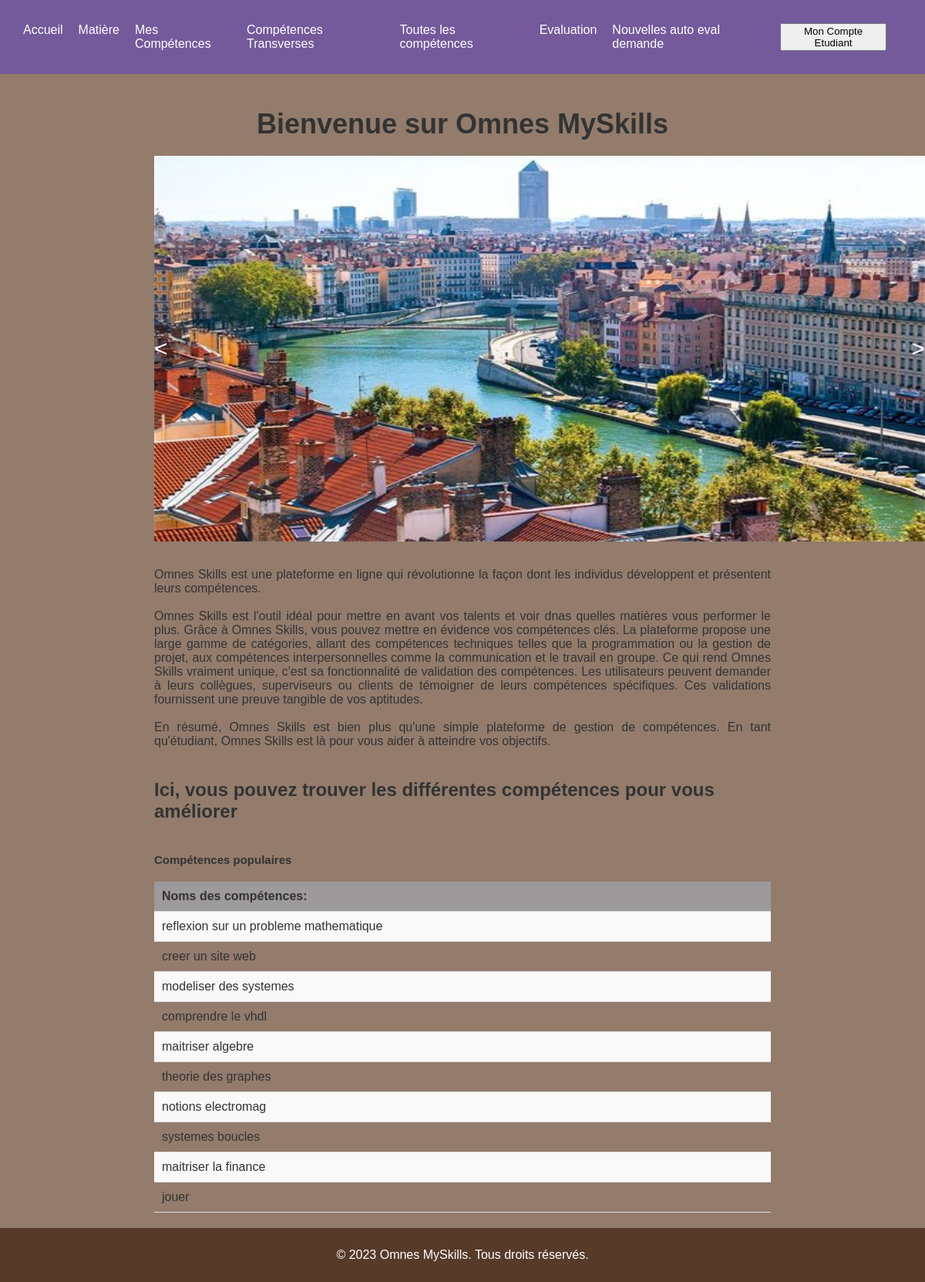
The page /accueil/accueiletudiant/pageaccueiletudiant.php on the database its author committed.
### tables this page shows
CREATE TABLE `competences` (
  `id` int(50) NOT NULL,
  `nom` varchar(200) NOT NULL,
  `statut` varchar(200) NOT NULL,
  `datecreation` date DEFAULT NULL,
  `datelimite` date DEFAULT NULL,
  `ecole` varchar(255) NOT NULL DEFAULT 'ECE'
);

### accueil/accueiletudiant/pageaccueiletudiant.php (the view, shortened to what this page needs)
<?php
require_once '../../BDD/init.php';
$requete2 = mysqli_query($conn, ' SELECT nom FROM competences ');
?>
<!DOCTYPE html>
<html>
<head>
  <link rel="stylesheet" type="text/css" href="pageaccueiletudiant5.css">
</head>
<body>
  <header>
    <div class="flex-container">
      <div><a href="#">Accueil</a></div>
      <div><a href="../accueiletudiant/matieresetudiant/matieres.html">Matière</a></div>
      <div><a href="../accueiletudiant/mescompetences/mescompetences.html">Mes Compétences</a></div>
      <div><a href="#">Compétences Transverses</a></div>
      <div><a href="../accueiletudiant/toutescompetences/toutescompetences.html">Toutes les compétences</a></div>
      <div><a href="../accueiletudiant/evaluation/evaluation.php">Evaluation</a></div>
      <div><a href="../accueiletudiant/nouvellesautoevaldemande/nouvellesautoevaldemande.php">Nouvelles auto eval demande</a></div>
    </div>
    <div class="flex-container1">
      <div><button id="open-popup">Mon Compte Etudiant</button></div>
    </div>
  </header>
  <main>
    <h1>Bienvenue sur Omnes MySkills</h1>
    <div class="carousel">
      <img src="lyon1.jpg" class="slide active" />
      <div class="controls">
        <span id="prev">&lt;</span>
        <span id="next">&gt;</span>
      </div>
    </div>
    <p class="article"><br>
      Omnes Skills est une plateforme en ligne qui révolutionne la façon dont les individus développent et présentent leurs compétences.</br>
      <br> Omnes Skills est l'outil idéal pour mettre en avant vos talents et voir dnas quelles matières vous performer le plus.
      Grâce à Omnes Skills, vous pouvez mettre en évidence vos compétences clés. La plateforme propose une large gamme de catégories, allant des compétences techniques telles que la programmation ou la gestion de projet, aux compétences interpersonnelles comme la communication et le travail en groupe.
      Ce qui rend Omnes Skills vraiment unique, c'est sa fonctionnalité de validation des compétences. Les utilisateurs peuvent demander à leurs collègues, superviseurs ou clients de témoigner de leurs compétences spécifiques. Ces validations fournissent une preuve tangible de vos aptitudes.</br>
      <br> En résumé, Omnes Skills est bien plus qu'une simple plateforme de gestion de compétences. En tant qu'étudiant, Omnes Skills est là pour vous aider à atteindre vos objectifs.</br>
    </p>
    <h2> Ici, vous pouvez trouver les différentes compétences pour vous améliorer</h2>
    <h3>Compétences populaires</h3>
    <table>
      <th>Noms des compétences:</th>
      <?php while ($donnees = mysqli_fetch_assoc($requete2)) {
      ?>
        <tr>
          <td>
            <?php echo $donnees['nom']; ?> </td>
        </tr>
      <?php } ?>
    </table>
  </main>
  <footer>
    <p>© 2023 Omnes MySkills. Tous droits réservés.</p>
  </footer>
</body>
</html>

### accueil/accueiletudiant/pageaccueiletudiant5.css (style rules this page uses)
body { margin: 0; padding: 0; font-family: Arial, sans-serif; font-size: 16px; color: #333333; background-color: hsl(24, 15%, 50%); }
header { background-color: #74599b; color: #ffffff; padding: 30px; display: flex; justify-content: space-between; align-items: center; }
.article { text-align:justify; }
.flex-container { margin: 0; padding: 0; list-style: none; display: flex; }
.flex-container > div { margin-right: 20px; }
.flex-container > div a { color: #ffffff; text-decoration: none; }
.flex-container1 { margin: 0; padding: 0; list-style: none; display: flex; justify-content: end; }
.flex-container1 > div { margin-right: 20px; }
table { width: 100%; border-collapse: collapse; }
table th, table td { padding: 10px; text-align: left; border-bottom: 1px solid #ddd; }
table th { font-weight: bold; background-color: #9c9a9a; }
table tr:nth-child(even) { background-color: #f9f9f9; }
main { max-width: 800px; margin: auto; padding: 20px; }
h1 { font-size: 36px; margin-bottom: 20px; text-align: center; }
.carousel { width: 1000px; height: 500px; overflow: hidden; position: relative; }
.slide { width: 100%; height: 100%; position: absolute; top: 0; left: 0; opacity: 0; transition: opacity 1s ease-in-out; }
.slide.active { opacity: 1; }
.controls { position: absolute; top: 50%; transform: translateY(-50%); width: 100%; display: flex; justify-content: space-between; }
.controls span { font-size: 30px; color: #ffffff; cursor: pointer; transition: transform 0.2s ease-in-out; }
h2 { font-size: 24px; margin-top: 40px; margin-bottom: 20px; }
h3 { font-size: 15px; margin-top: 40px; margin-bottom: 20px; }
footer { background-color: #573a2a; color: #fff; padding: 10px; text-align: center; }

### rows shown on the page
competences: nom "reflexion sur un probleme mathematique"
competences: nom "creer un site web"
competences: nom "modeliser des systemes"
competences: nom "comprendre le vhdl"
competences: nom "maitriser algebre"
competences: nom "theorie des graphes"
competences: nom "notions electromag"
competences: nom "systemes boucles"
competences: nom "maitriser la finance"
competences: nom "jouer"
